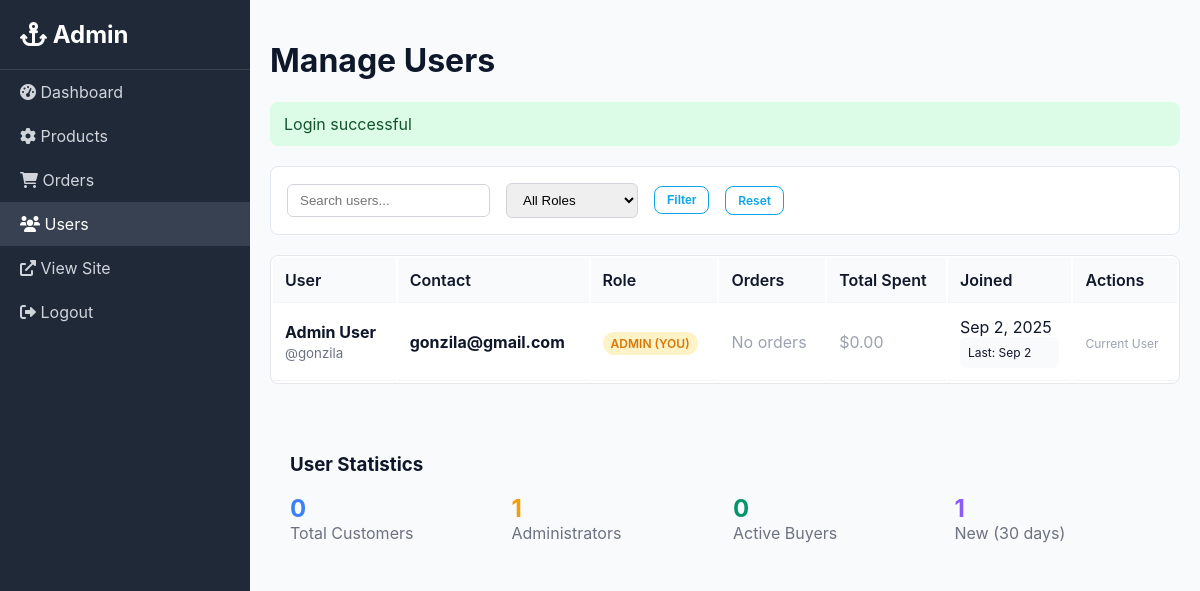
The page /admin/users.php (signed in) on the database its author committed.
### tables this page shows
CREATE TABLE users (
    id INT PRIMARY KEY AUTO_INCREMENT,
    username VARCHAR(50) UNIQUE NOT NULL,
    email VARCHAR(100) UNIQUE NOT NULL,
    password VARCHAR(255) NOT NULL,
    first_name VARCHAR(50) NOT NULL,
    last_name VARCHAR(50) NOT NULL,
    phone VARCHAR(20),
    address TEXT,
    city VARCHAR(50),
    state VARCHAR(50),
    zip_code VARCHAR(10),
    country VARCHAR(50),
    role ENUM('customer', 'admin') DEFAULT 'customer',
    created_at TIMESTAMP DEFAULT CURRENT_TIMESTAMP,
    updated_at TIMESTAMP DEFAULT CURRENT_TIMESTAMP ON UPDATE CURRENT_TIMESTAMP
);

### includes/database.php (called while the page is built, shortened)
<?php
class Database {
    private static $instance = null;
    private $connection;
    private function __construct() {
        try {
            $dsn = "mysql:host=" . DB_HOST . ";dbname=" . DB_NAME . ";charset=utf8mb4";
            $options = [
                PDO::ATTR_ERRMODE => PDO::ERRMODE_EXCEPTION,
                PDO::ATTR_DEFAULT_FETCH_MODE => PDO::FETCH_ASSOC,
                PDO::ATTR_EMULATE_PREPARES => false,
                PDO::MYSQL_ATTR_INIT_COMMAND => "SET NAMES utf8mb4"
            ];
            $this->connection = new PDO($dsn, DB_USER, DB_PASS, $options);
        } catch (PDOException $e) {
            error_log("Database connection failed: " . $e->getMessage());
            throw new Exception("Database connection failed");
        }
    }
    public static function getInstance() {
        if (self::$instance === null) {
            self::$instance = new Database();
        }
        return self::$instance;
    }
    public function query($sql, $params = []) {
        try {
            $stmt = $this->connection->prepare($sql);
            $stmt->execute($params);
            return $stmt;
        } catch (PDOException $e) {
            error_log("Database query failed: " . $e->getMessage());
            throw new Exception("Database query failed");
        }
    }
    public function fetchAll($sql, $params = []) {
        $stmt = $this->query($sql, $params);
        return $stmt->fetchAll();
    }
    public function fetchColumn($sql, $params = []) {
        $stmt = $this->query($sql, $params);
        return $stmt->fetchColumn();
    }
}
?>

### admin/users.php (the view, shortened to what this page needs)
<?php
require_once '../includes/functions.php';
$db = Database::getInstance();
$page = max(1, isset($_GET['page']) ? (int)$_GET['page'] : 1);
$limit = 20;
$offset = ($page - 1) * $limit;
$search = isset($_GET['search']) ? sanitizeInput($_GET['search']) : '';
$whereClause = "1=1";
$params = [];
$users = $db->fetchAll(
    "SELECT u.*,
     (SELECT COUNT(*) FROM orders WHERE user_id = u.id) as order_count,
     (SELECT SUM(total_amount) FROM orders WHERE user_id = u.id AND payment_status = 'paid') as total_spent
     FROM users u
     WHERE {$whereClause}
     ORDER BY u.created_at DESC
     LIMIT ? OFFSET ?",
    array_merge($params, [$limit, $offset])
);
?>
<!DOCTYPE html>
<html lang="en">
<head>
    <link rel="stylesheet" href="../css/style.css">
    <link rel="stylesheet" href="https://cdnjs.cloudflare.com/ajax/libs/font-awesome/6.0.0/css/all.min.css">
</head>
<body>
    <div class="admin-sidebar">
        <h2><i class="fas fa-anchor"></i> Admin</h2>
        <ul class="admin-nav">
            <li><a href="index.php"><i class="fas fa-tachometer-alt"></i> Dashboard</a></li>
            <li><a href="products.php"><i class="fas fa-cog"></i> Products</a></li>
            <li><a href="orders.php"><i class="fas fa-shopping-cart"></i> Orders</a></li>
            <li><a href="users.php" class="active"><i class="fas fa-users"></i> Users</a></li>
            <li><a href="../index.php"><i class="fas fa-external-link-alt"></i> View Site</a></li>
            <li><a href="../logout.php"><i class="fas fa-sign-out-alt"></i> Logout</a></li>
        </ul>
    </div>
    <div class="admin-content">
        <h1>Manage Users</h1>
        <div class="filters">
            <form method="GET" style="display: flex; gap: 16px; align-items: center; flex-wrap: wrap;">
                <input type="text" name="search" placeholder="Search users..." value="<?php echo $search; ?>"
                       style="padding: 8px 12px; border: 1px solid #d1d5db; border-radius: 6px;">
                <select name="role" style="padding: 8px 12px; border: 1px solid #d1d5db; border-radius: 6px;">
                    <option value="">All Roles</option>
                </select>
                <button type="submit" class="btn btn-outline btn-sm">Filter</button>
                <a href="users.php" class="btn btn-outline btn-sm">Reset</a>
            </form>
        </div>
        <?php if (empty($users)): ?>
            <div style="text-align: center; padding: 40px; background: white; border-radius: 8px;">
                <i class="fas fa-users" style="font-size: 48px; color: #d1d5db; margin-bottom: 16px;"></i>
                <h3>No users found</h3>
                <p>Users will appear here when they register.</p>
            </div>
        <?php else: ?>
            <table class="admin-table">
                <thead>
                    <tr>
                        <th>User</th>
                        <th>Contact</th>
                        <th>Role</th>
                        <th>Orders</th>
                        <th>Total Spent</th>
                        <th>Joined</th>
                        <th>Actions</th>
                    </tr>
                </thead>
                <tbody>
                    <?php foreach ($users as $user): ?>
                        <tr>
                            <td>
                                <strong><?php echo sanitizeInput($user['first_name'] . ' ' . $user['last_name']); ?></strong><br>
                                <small style="color: #6b7280;">@<?php echo sanitizeInput($user['username']); ?></small>
                            </td>
                            <td>
                                <strong><?php echo sanitizeInput($user['email']); ?></strong><br>
                            </td>
                            <td>
                                <?php if ($user['id'] !== $_SESSION['user_id']): ?>
                                    <form method="POST" style="display: inline;">
                                        <input type="hidden" name="user_id" value="<?php echo $user['id']; ?>">
                                        <select name="new_role" onchange="this.form.submit()"
                                                class="role-badge role-<?php echo $user['role']; ?>"
                                                style="border: none; background: transparent;">
                                            <option value="customer" <?php echo $user['role'] === 'customer' ? 'selected' : ''; ?>>Customer</option>
                                            <option value="admin" <?php echo $user['role'] === 'admin' ? 'selected' : ''; ?>>Admin</option>
                                        </select>
                                        <input type="hidden" name="toggle_role" value="1">
                                    </form>
                                <?php else: ?>
                                    <span class="role-badge role-<?php echo $user['role']; ?>"><?php echo ucfirst($user['role']); ?> (You)</span>
                                <?php endif; ?>
                            </td>
                            <td>
                                <?php if ($user['order_count'] > 0): ?>
                                    <strong><?php echo $user['order_count']; ?></strong> orders
                                <?php else: ?>
                                    <span style="color: #9ca3af;">No orders</span>
                                <?php endif; ?>
                            </td>
                            <td>
                                <?php if ($user['total_spent']): ?>
                                    <strong><?php echo formatPrice($user['total_spent']); ?></strong>
                                <?php else: ?>
                                    <span style="color: #9ca3af;">$0.00</span>
                                <?php endif; ?>
                            </td>
                            <td>
                                <?php echo date('M j, Y', strtotime($user['created_at'])); ?>
                                <div class="user-stats">
                                    Last: <?php echo date('M j', strtotime($user['updated_at'])); ?>
                                </div>
                            </td>
                            <td>
                                <?php if ($user['id'] !== $_SESSION['user_id']): ?>
                                    <form method="POST" style="display: inline;" onsubmit="return confirm('Are you sure you want to delete this user? This action cannot be undone.');">
                                        <input type="hidden" name="user_id" value="<?php echo $user['id']; ?>">
                                        <button type="submit" name="delete_user" class="btn btn-sm" style="background: #dc2626; color: white; border-color: #dc2626;">
                                            <i class="fas fa-trash"></i>
                                        </button>
                                    </form>
                                <?php else: ?>
                                    <span style="color: #9ca3af; font-size: 12px;">Current User</span>
                                <?php endif; ?>
                            </td>
                        </tr>
                    <?php endforeach; ?>
                </tbody>
            </table>
        <?php endif; ?>
        <div style="margin-top: 30px; padding: 20px; background: #f9fafb; border-radius: 8px;">
            <h3>User Statistics</h3>
            <div style="display: grid; grid-template-columns: repeat(4, 1fr); gap: 16px; margin-top: 16px;">
                <div>
                    <div style="font-size: 24px; font-weight: bold; color: #3b82f6;">
                        <?php echo $db->fetchColumn("SELECT COUNT(*) FROM users WHERE role = 'customer'"); ?>
                    </div>
                    <div style="color: #6b7280;">Total Customers</div>
                </div>
                <div>
                    <div style="font-size: 24px; font-weight: bold; color: #f59e0b;">
                        <?php echo $db->fetchColumn("SELECT COUNT(*) FROM users WHERE role = 'admin'"); ?>
                    </div>
                    <div style="color: #6b7280;">Administrators</div>
                </div>
                <div>
                    <div style="font-size: 24px; font-weight: bold; color: #059669;">
                        <?php echo $db->fetchColumn("SELECT COUNT(DISTINCT user_id) FROM orders"); ?>
                    </div>
                    <div style="color: #6b7280;">Active Buyers</div>
                </div>
                <div>
                    <div style="font-size: 24px; font-weight: bold; color: #8b5cf6;">
                        <?php echo $db->fetchColumn("SELECT COUNT(*) FROM users WHERE created_at >= DATE_SUB(NOW(), INTERVAL 30 DAY)"); ?>
                    </div>
                    <div style="color: #6b7280;">New (30 days)</div>
                </div>
            </div>
        </div>
    </div>
</body>
</html>

### css/style.css (style rules this page uses)
* { box-sizing: border-box; }
html, body { margin: 0; padding: 0; font-family: 'Inter', system-ui, -apple-system, Segoe UI, Roboto, Arial, sans-serif; color: #0f172a; background: #f8fafc; }
a { color: inherit; text-decoration: none; }
.btn { display: inline-block; padding: 10px 16px; border-radius: 8px; border: 1px solid transparent; cursor: pointer; font-weight: 600; transition: 0.2s ease; }
.btn-outline { background: white; color: #0ea5e9; border-color: #0ea5e9; }
.filters { background: white; border: 1px solid #e2e8f0; border-radius: 12px; padding: 12px; display: grid; gap: 10px; margin: 20px 0; }
.filters form { display: grid; grid-template-columns: repeat(6, 1fr); gap: 10px; }
.filters select, .filters input { padding: 8px 10px; border: 1px solid #cbd5e1; border-radius: 8px; }
.btn-sm { padding: 6px 12px; font-size: 12px; }

### admin/users.php (style rules this page uses)
.admin-sidebar { width: 250px; background: #1f2937; min-height: 100vh; position: fixed; left: 0; top: 0; }
.admin-sidebar h2 { color: white; padding: 20px; margin: 0; border-bottom: 1px solid #374151; }
.admin-nav { list-style: none; padding: 0; margin: 0; }
.admin-nav li a { display: block; color: #d1d5db; padding: 12px 20px; text-decoration: none; }
.admin-nav li a:hover, .admin-nav li a.active { background: #374151; color: white; }
.admin-content { margin-left: 250px; padding: 20px; }
.admin-table { width: 100%; background: white; border-radius: 8px; border: 1px solid #e5e7eb; overflow: hidden; }
.admin-table th, .admin-table td { padding: 12px; text-align: left; border-bottom: 1px solid #f3f4f6; }
.admin-table th { background: #f9fafb; font-weight: 600; }
.role-badge { padding: 4px 8px; border-radius: 12px; font-size: 12px; font-weight: 600; text-transform: uppercase; }
.role-admin { background: #fef3c7; color: #d97706; }
.filters { background: white; padding: 16px; border-radius: 8px; margin-bottom: 20px; display: flex; gap: 16px; align-items: center; flex-wrap: wrap; }
.user-stats { background: #f9fafb; padding: 8px; border-radius: 6px; font-size: 12px; }

### rows shown on the page
users: first_name+last_name "Admin User", username "gonzila", email "gonzila@gmail.com", role "ADMIN", created_at "Sep 2, 2025", updated_at "Sep 2", shows "Current User"

### other values the page prints
$message "Login successful"
$db->fetchColumn("SELECT COUNT(*) FROM users WHERE role = 'customer'") "0"
$db->fetchColumn("SELECT COUNT(*) FROM users WHERE role = 'admin'") "1"
$db->fetchColumn("SELECT COUNT(DISTINCT user_id) FROM orders") "0"
